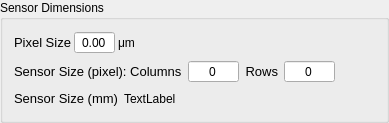
       <widget class="QGroupBox" name="sensorDimensionsGroupBox">
        <property name="title">
         <string>Sensor Dimensions</string>
        </property>
        <layout class="QVBoxLayout" name="verticalLayout_21">
         <item>
          <layout class="QHBoxLayout" name="horizontalLayout_52">
           <property name="spacing">
            <number>3</number>
           </property>
           <property name="sizeConstraint">
            <enum>QLayout::SetMinimumSize</enum>
           </property>
           <item>
            <widget class="QLabel" name="label_61">
             <property name="text">
              <string>&lt;!DOCTYPE HTML PUBLIC &quot;-//W3C//DTD HTML 4.0//EN&quot; &quot;http://www.w3.org/TR/REC-html40/strict.dtd&quot;&gt;
&lt;html&gt;&lt;head&gt;&lt;meta name=&quot;qrichtext&quot; content=&quot;1&quot; /&gt;&lt;style type=&quot;text/css&quot;&gt;
p, li { white-space: pre-wrap; }
&lt;/style&gt;&lt;/head&gt;&lt;body style=&quot; font-family:'Sans'; font-size:10pt; font-weight:400; font-style:normal;&quot;&gt;
&lt;table border=&quot;0&quot; style=&quot;-qt-table-type: root; margin-top:4px; margin-bottom:4px; margin-left:4px; margin-right:4px;&quot;&gt;
&lt;tr&gt;
&lt;td style=&quot;border: none;&quot;&gt;
&lt;p style=&quot; margin-top:0px; margin-bottom:0px; margin-left:0px; margin-right:0px; -qt-block-indent:0; text-indent:0px;&quot;&gt;Pixel Size&lt;/p&gt;&lt;/td&gt;&lt;/tr&gt;&lt;/table&gt;&lt;/body&gt;&lt;/html&gt;</string>
             </property>
            </widget>
           </item>
           <item>
            <widget class="EfotoDoubleSpinBox" name="pixelSizeDoubleSpinBox">
             <property name="alignment">
              <set>Qt::AlignCenter</set>
             </property>
             <property name="buttonSymbols">
              <enum>QAbstractSpinBox::NoButtons</enum>
             </property>
            </widget>
           </item>
           <item>
            <widget class="QLabel" name="label_28">
             <property name="text">
              <string>μm</string>
             </property>
            </widget>
           </item>
           <item>
            <spacer name="horizontalSpacer_6">
             <property name="orientation">
              <enum>Qt::Horizontal</enum>
             </property>
             <property name="sizeHint" stdset="0">
              <size>
               <width>40</width>
               <height>20</height>
              </size>
             </property>
            </spacer>
           </item>
          </layout>
         </item>
         <item>
          <layout class="QHBoxLayout" name="horizontalLayout_53">
           <item>
            <widget class="QLabel" name="label_64">
             <property name="text">
              <string>&lt;!DOCTYPE HTML PUBLIC &quot;-//W3C//DTD HTML 4.0//EN&quot; &quot;http://www.w3.org/TR/REC-html40/strict.dtd&quot;&gt;
&lt;html&gt;&lt;head&gt;&lt;meta name=&quot;qrichtext&quot; content=&quot;1&quot; /&gt;&lt;style type=&quot;text/css&quot;&gt;
p, li { white-space: pre-wrap; }
&lt;/style&gt;&lt;/head&gt;&lt;body style=&quot; font-family:'Sans'; font-size:10pt; font-weight:400; font-style:normal;&quot;&gt;
&lt;table border=&quot;0&quot; style=&quot;-qt-table-type: root; margin-top:4px; margin-bottom:4px; margin-left:4px; margin-right:4px;&quot;&gt;
&lt;tr&gt;
&lt;td style=&quot;border: none;&quot;&gt;
&lt;p style=&quot; margin-top:0px; margin-bottom:0px; margin-left:0px; margin-right:0px; -qt-block-indent:0; text-indent:0px;&quot;&gt;Sensor Size (pixel): Columns&lt;/p&gt;&lt;/td&gt;&lt;/tr&gt;&lt;/table&gt;&lt;/body&gt;&lt;/html&gt;</string>
             </property>
            </widget>
           </item>
           <item>
            <widget class="QSpinBox" name="sensorColsSpinBox">
             <property name="alignment">
              <set>Qt::AlignCenter</set>
             </property>
             <property name="buttonSymbols">
              <enum>QAbstractSpinBox::NoButtons</enum>
             </property>
             <property name="maximum">
              <number>999999999</number>
             </property>
            </widget>
           </item>
           <item>
            <widget class="QLabel" name="label_23">
             <property name="text">
              <string>&lt;!DOCTYPE HTML PUBLIC &quot;-//W3C//DTD HTML 4.0//EN&quot; &quot;http://www.w3.org/TR/REC-html40/strict.dtd&quot;&gt;
&lt;html&gt;&lt;head&gt;&lt;meta name=&quot;qrichtext&quot; content=&quot;1&quot; /&gt;&lt;style type=&quot;text/css&quot;&gt;
p, li { white-space: pre-wrap; }
&lt;/style&gt;&lt;/head&gt;&lt;body style=&quot; font-family:'Sans'; font-size:10pt; font-weight:400; font-style:normal;&quot;&gt;
&lt;p align=&quot;right&quot; style=&quot; margin-top:0px; margin-bottom:0px; margin-left:0px; margin-right:0px; -qt-block-indent:0; text-indent:0px;&quot;&gt;Rows&lt;/p&gt;&lt;/body&gt;&lt;/html&gt;</string>
             </property>
            </widget>
           </item>
           <item>
            <widget class="QSpinBox" name="sensorRowsSpinBox">
             <property name="alignment">
              <set>Qt::AlignCenter</set>
             </property>
             <property name="buttonSymbols">
              <enum>QAbstractSpinBox::NoButtons</enum>
             </property>
             <property name="maximum">
              <number>999999999</number>
             </property>
            </widget>
           </item>
           <item>
            <spacer name="horizontalSpacer_7">
             <property name="orientation">
              <enum>Qt::Horizontal</enum>
             </property>
             <property name="sizeHint" stdset="0">
              <size>
               <width>40</width>
               <height>20</height>
              </size>
             </property>
            </spacer>
           </item>
          </layout>
         </item>
         <item>
          <layout class="QHBoxLayout" name="horizontalLayout_54">
           <item>
            <widget class="QLabel" name="label_65">
             <property name="text">
              <string>&lt;!DOCTYPE HTML PUBLIC &quot;-//W3C//DTD HTML 4.0//EN&quot; &quot;http://www.w3.org/TR/REC-html40/strict.dtd&quot;&gt;
&lt;html&gt;&lt;head&gt;&lt;meta name=&quot;qrichtext&quot; content=&quot;1&quot; /&gt;&lt;style type=&quot;text/css&quot;&gt;
p, li { white-space: pre-wrap; }
&lt;/style&gt;&lt;/head&gt;&lt;body style=&quot; font-family:'Sans'; font-size:10pt; font-weight:400; font-style:normal;&quot;&gt;
&lt;table border=&quot;0&quot; style=&quot;-qt-table-type: root; margin-top:4px; margin-bottom:4px; margin-left:4px; margin-right:4px;&quot;&gt;
&lt;tr&gt;
&lt;td style=&quot;border: none;&quot;&gt;
&lt;p align=&quot;right&quot; style=&quot; margin-top:0px; margin-bottom:0px; margin-left:0px; margin-right:0px; -qt-block-indent:0; text-indent:0px;&quot;&gt;Sensor Size (mm)&lt;/p&gt;&lt;/td&gt;&lt;/tr&gt;&lt;/table&gt;&lt;/body&gt;&lt;/html&gt;</string>
             </property>
            </widget>
           </item>
           <item>
            <widget class="QLabel" name="sensorDimensionsLabel">
             <property name="text">
              <string>TextLabel</string>
             </property>
            </widget>
           </item>
           <item>
            <spacer name="horizontalSpacer_8">
             <property name="orientation">
              <enum>Qt::Horizontal</enum>
             </property>
             <property name="sizeHint" stdset="0">
              <size>
               <width>40</width>
               <height>20</height>
              </size>
             </property>
            </spacer>
           </item>
          </layout>
         </item>
        </layout>
       </widget>
